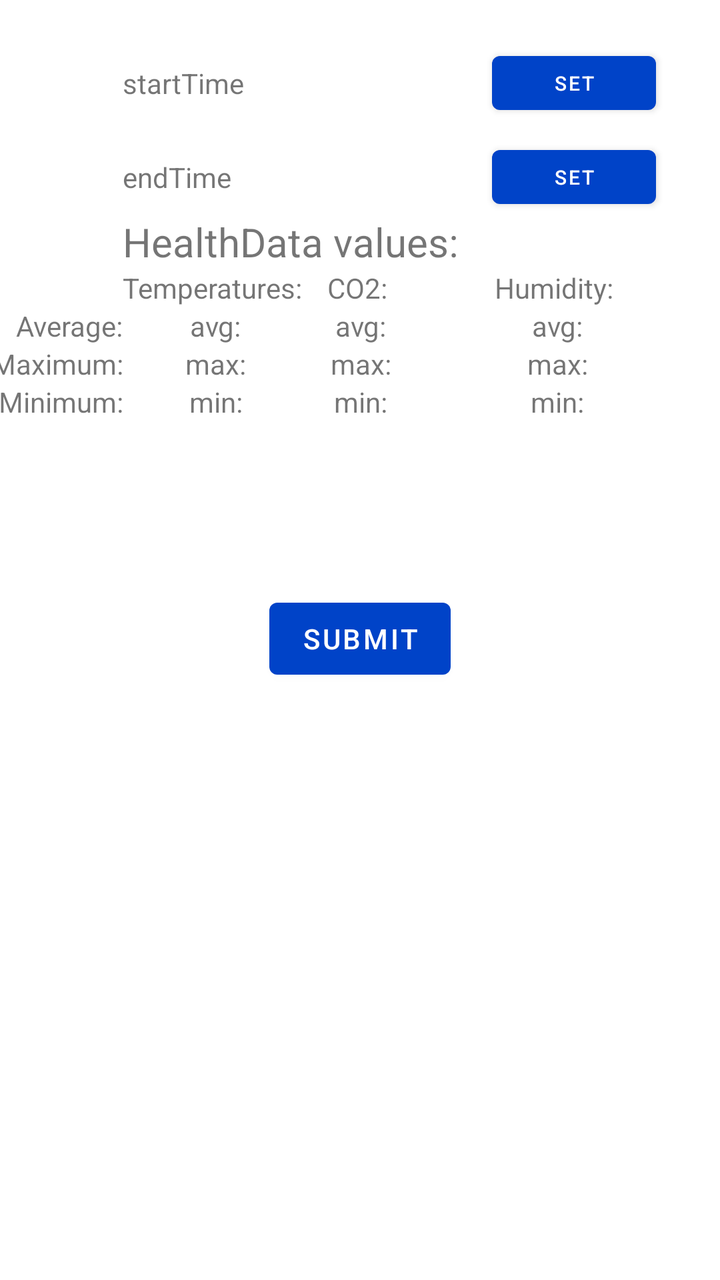
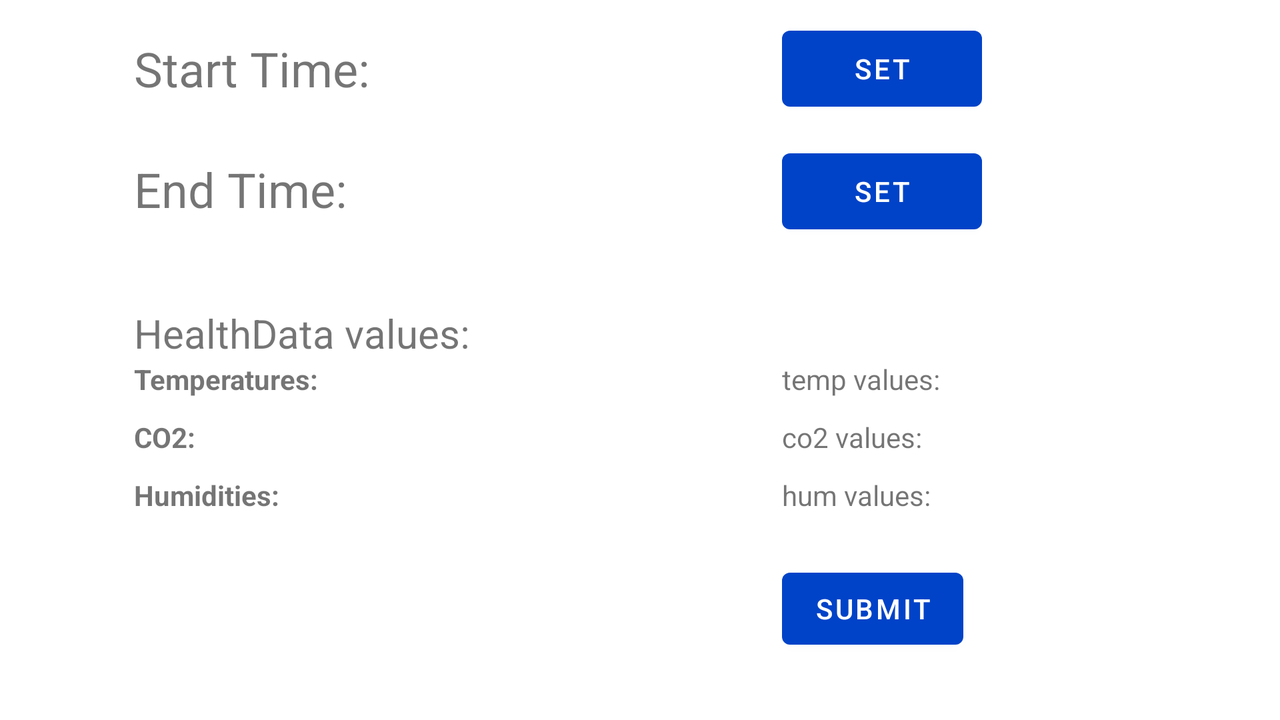

The same Android screen from two of the app's own layout files: first res/layout/ as a phone draws it, then the repository's variant for another configuration, drawn on a device whose configuration selects that folder. Both files follow.
<!-- AndroidManifest.xml: application theme Theme.SEP4_Android -->
<!-- res/layout/fragment_health_inspection.xml -->
<?xml version="1.0" encoding="utf-8"?>
<androidx.constraintlayout.widget.ConstraintLayout xmlns:android="http://schemas.android.com/apk/res/android"
    xmlns:app="http://schemas.android.com/apk/res-auto"
    xmlns:tools="http://schemas.android.com/tools"
    android:layout_width="match_parent"
    android:layout_height="match_parent"
    tools:context=".ui.healthInspection.HealthInspectionFragment">

    <TextView
        android:id="@+id/text_home"
        android:layout_width="match_parent"
        android:layout_height="wrap_content"
        android:layout_marginStart="8dp"
        android:layout_marginEnd="8dp"
        android:textAlignment="center"
        android:textSize="20sp"
        app:layout_constraintEnd_toEndOf="parent"
        app:layout_constraintStart_toStartOf="parent"
        app:layout_constraintTop_toBottomOf="@+id/btn_submit" />

    

    

    <Button
        android:id="@+id/btn_submit"
        android:layout_width="wrap_content"
        android:layout_height="wrap_content"
        android:text="submit"
        app:layout_constraintBottom_toBottomOf="parent"
        app:layout_constraintEnd_toEndOf="parent"
        app:layout_constraintStart_toStartOf="parent"
        app:layout_constraintTop_toTopOf="parent"
        app:layout_constraintVertical_bias="0.499" />

    <TextView
        android:id="@+id/tv_startTime"
        android:layout_width="wrap_content"
        android:layout_height="wrap_content"
        android:text="startTime"
        app:layout_constraintStart_toStartOf="@+id/firstVerticalLeft"
        app:layout_constraintTop_toTopOf="@+id/guideline11" />

    

    
    <TextView
        android:id="@+id/tv_endTime"
        android:layout_width="wrap_content"
        android:layout_height="wrap_content"
        android:layout_marginTop="28dp"
        android:text="endTime"
        app:layout_constraintStart_toStartOf="@+id/firstVerticalLeft"
        app:layout_constraintTop_toBottomOf="@+id/tv_startTime" />

    <TextView
        android:layout_width="wrap_content"
        android:layout_height="wrap_content"
        android:text="HealthData values: "
        android:textSize="20sp"
        app:layout_constraintBottom_toTopOf="@+id/firstHorizontalTop"
        app:layout_constraintStart_toStartOf="@+id/firstVerticalLeft" />


    
    <TextView
        android:id="@+id/textTemperature"
        android:layout_width="wrap_content"
        android:layout_height="wrap_content"
        android:text="Temperatures: "
        app:layout_constraintStart_toStartOf="@+id/firstVerticalLeft"
        app:layout_constraintTop_toTopOf="@+id/firstHorizontalTop" />

    <TextView
        android:id="@+id/textAverage"
        android:layout_width="wrap_content"
        android:layout_height="wrap_content"
        android:text="Average:"
        app:layout_constraintEnd_toStartOf="@+id/firstVerticalLeft"
        app:layout_constraintTop_toBottomOf="@+id/textTemperature" />

    

    <TextView
        android:id="@+id/tv_avgTemp"
        android:layout_width="wrap_content"
        android:layout_height="wrap_content"
        android:text="avg:"
        app:layout_constraintEnd_toEndOf="@+id/textTemperature"
        app:layout_constraintStart_toStartOf="@+id/textTemperature"
        app:layout_constraintTop_toTopOf="@+id/textAverage" />

    <TextView
        android:id="@+id/tv_avgCO2"
        android:layout_width="wrap_content"
        android:layout_height="wrap_content"
        android:text="avg:"
        app:layout_constraintEnd_toEndOf="@+id/textCO2"
        app:layout_constraintStart_toStartOf="@+id/textCO2"
        app:layout_constraintTop_toTopOf="@+id/textAverage" />

    <TextView
        android:id="@+id/tv_avgHumidity"
        android:layout_width="wrap_content"
        android:layout_height="wrap_content"
        android:text="avg:"
        app:layout_constraintEnd_toEndOf="@+id/textHumidity"
        app:layout_constraintStart_toStartOf="@+id/textHumidity"
        app:layout_constraintTop_toTopOf="@+id/textAverage" />

    <TextView
        android:id="@+id/tv_maxHumidity"
        android:layout_width="wrap_content"
        android:layout_height="wrap_content"
        android:text="max:"
        app:layout_constraintEnd_toEndOf="@+id/textHumidity"
        app:layout_constraintStart_toStartOf="@+id/textHumidity"
        app:layout_constraintTop_toBottomOf="@+id/textAverage" />

    <TextView
        android:id="@+id/tv_minHumidity"
        android:layout_width="wrap_content"
        android:layout_height="wrap_content"
        android:text="min:"
        app:layout_constraintEnd_toEndOf="@+id/textHumidity"
        app:layout_constraintStart_toStartOf="@+id/textHumidity"
        app:layout_constraintTop_toBottomOf="@+id/textMax" />

    <TextView
        android:id="@+id/tv_maxCO2"
        android:layout_width="wrap_content"
        android:layout_height="wrap_content"
        android:text="max:"
        app:layout_constraintEnd_toEndOf="@+id/textCO2"
        app:layout_constraintStart_toStartOf="@+id/textCO2"
        app:layout_constraintTop_toBottomOf="@+id/textAverage" />

    <TextView
        android:id="@+id/tv_minCO2"
        android:layout_width="wrap_content"
        android:layout_height="wrap_content"
        android:text="min:"
        app:layout_constraintEnd_toEndOf="@+id/textCO2"
        app:layout_constraintStart_toStartOf="@+id/textCO2"
        app:layout_constraintTop_toBottomOf="@+id/textMax" />

    <TextView
        android:id="@+id/tv_maxTemp"
        android:layout_width="wrap_content"
        android:layout_height="wrap_content"
        android:text="max:"
        app:layout_constraintEnd_toEndOf="@+id/textTemperature"
        app:layout_constraintStart_toStartOf="@+id/textTemperature"
        app:layout_constraintTop_toBottomOf="@+id/textAverage" />

    <TextView
        android:id="@+id/tv_minTemp"
        android:layout_width="wrap_content"
        android:layout_height="wrap_content"
        android:text="min:"
        app:layout_constraintEnd_toEndOf="@+id/textTemperature"
        app:layout_constraintStart_toStartOf="@+id/textTemperature"
        app:layout_constraintTop_toBottomOf="@+id/textMax" />

    <TextView
        android:id="@+id/textMax"
        android:layout_width="wrap_content"
        android:layout_height="wrap_content"
        android:text="Maximum:"
        app:layout_constraintEnd_toStartOf="@+id/firstVerticalLeft"
        app:layout_constraintTop_toBottomOf="@+id/textAverage" />

    <TextView
        android:id="@+id/textMinimum"
        android:layout_width="wrap_content"
        android:layout_height="wrap_content"
        android:text="Minimum:"
        app:layout_constraintEnd_toStartOf="@+id/firstVerticalLeft"
        app:layout_constraintTop_toBottomOf="@+id/textMax" />


    <TextView
        android:id="@+id/textCO2"
        android:layout_width="wrap_content"
        android:layout_height="wrap_content"
        android:text="CO2: "
        app:layout_constraintEnd_toStartOf="@+id/secondVerticalLeft"
        app:layout_constraintStart_toStartOf="@+id/secondVerticalLeft"
        app:layout_constraintTop_toTopOf="@+id/firstHorizontalTop" />


    


    
    <TextView
        android:id="@+id/textHumidity"
        android:layout_width="wrap_content"
        android:layout_height="wrap_content"
        android:text="Humidity: "
        app:layout_constraintEnd_toEndOf="parent"
        app:layout_constraintStart_toEndOf="@+id/textCO2"
        app:layout_constraintTop_toTopOf="@+id/firstHorizontalTop" />

    <androidx.constraintlayout.widget.Guideline
        android:id="@+id/firstVerticalLeft"
        android:layout_width="wrap_content"
        android:layout_height="wrap_content"
        android:orientation="vertical"
        app:layout_constraintGuide_percent="0.17" />

    <androidx.constraintlayout.widget.Guideline
        android:id="@+id/secondVerticalLeft"
        android:layout_width="wrap_content"
        android:layout_height="wrap_content"
        android:orientation="vertical"
        app:layout_constraintGuide_percent="0.50121653" />

    <androidx.constraintlayout.widget.Guideline
        android:id="@+id/firstHorizontalTop"
        android:layout_width="wrap_content"
        android:layout_height="wrap_content"
        android:orientation="horizontal"
        app:layout_constraintGuide_percent="0.21" />

    <androidx.constraintlayout.widget.Guideline
        android:id="@+id/guideline11"
        android:layout_width="wrap_content"
        android:layout_height="wrap_content"
        android:orientation="horizontal"
        app:layout_constraintGuide_percent="0.05" />

    <Button
        android:id="@+id/btn_endDate"
        android:layout_width="82dp"
        android:layout_height="39dp"
        android:layout_marginEnd="32dp"
        android:text="Set"
        android:textSize="10sp"
        app:layout_constraintBottom_toBottomOf="@+id/tv_endTime"
        app:layout_constraintEnd_toEndOf="parent"
        app:layout_constraintTop_toTopOf="@+id/tv_endTime"
        tools:ignore="TouchTargetSizeCheck" />

    <Button
        android:id="@+id/btn_startDate"
        android:layout_width="82dp"
        android:layout_height="39dp"
        android:layout_marginEnd="32dp"
        android:text="Set"
        android:textSize="10sp"
        app:layout_constraintBottom_toBottomOf="@+id/tv_startTime"
        app:layout_constraintEnd_toEndOf="parent"
        app:layout_constraintTop_toTopOf="@+id/tv_startTime"
        tools:ignore="TouchTargetSizeCheck" />

</androidx.constraintlayout.widget.ConstraintLayout>
<!-- resources referenced by this layout -->
<resources>
  <style name="Theme.SEP4_Android" parent="Theme.MaterialComponents.DayNight.DarkActionBar">
          
          <item name="colorPrimary">@color/blue_200</item>
          <item name="colorPrimaryVariant">@color/purple_700</item>
          <item name="colorOnPrimary">@color/white</item>
          
          <item name="colorSecondary">@color/teal_200</item>
          <item name="colorSecondaryVariant">@color/teal_700</item>
          <item name="colorOnSecondary">@color/black</item>
          
          <item name="android:statusBarColor" tools:targetApi="l">?attr/colorPrimaryVariant</item>
          
      </style>
  <color name="blue_200">#0043C8</color>
  <color name="purple_700">#FF3700B3</color>
  <color name="white">#FFFFFFFF</color>
  <color name="teal_200">#FF03DAC5</color>
  <color name="teal_700">#FF018786</color>
  <color name="black">#FF000000</color>
</resources>
<!-- res/layout-land/fragment_health_inspection.xml (the repository's variant of the layout above) -->
<!-- drawn on the phone turned sideways -->
<?xml version="1.0" encoding="utf-8"?>
<androidx.constraintlayout.widget.ConstraintLayout xmlns:android="http://schemas.android.com/apk/res/android"
    xmlns:app="http://schemas.android.com/apk/res-auto"
    xmlns:tools="http://schemas.android.com/tools"
    android:layout_width="match_parent"
    android:layout_height="match_parent"
    tools:context=".ui.healthInspection.HealthInspectionFragment">

    <TextView
        android:id="@+id/text_home"
        android:layout_width="match_parent"
        android:layout_height="wrap_content"
        android:layout_marginStart="8dp"
        android:layout_marginTop="8dp"
        android:layout_marginEnd="8dp"
        android:textAlignment="center"
        android:textSize="20sp"
        app:layout_constraintBottom_toBottomOf="parent"
        app:layout_constraintEnd_toEndOf="parent"
        app:layout_constraintStart_toStartOf="parent"
        app:layout_constraintTop_toTopOf="parent" />

    

    

    


    

    <Button
        android:id="@+id/btn_submit"
        android:layout_width="wrap_content"
        android:layout_height="wrap_content"
        android:text="submit"
        app:layout_constraintBottom_toBottomOf="parent"
        app:layout_constraintStart_toStartOf="@+id/secondVerticalLeft"
        app:layout_constraintTop_toTopOf="parent"
        app:layout_constraintVertical_bias="0.898" />

    <TextView
        android:id="@+id/tv_startTime"
        android:layout_width="wrap_content"
        android:layout_height="wrap_content"
        android:width="275dp"
        android:text="Start Time:"
        android:textSize="24sp"
        app:layout_constraintStart_toStartOf="@+id/firstVerticalLeft"
        app:layout_constraintTop_toTopOf="@+id/guideline11" />

    <TextView
        android:id="@+id/tv_endTime"
        android:layout_width="wrap_content"
        android:layout_height="wrap_content"
        android:layout_marginTop="28dp"
        android:width="275dp"
        android:text="End Time:"
        android:textSize="24sp"
        app:layout_constraintStart_toStartOf="@+id/firstVerticalLeft"
        app:layout_constraintTop_toBottomOf="@+id/tv_startTime" />

    <TextView
        android:layout_width="wrap_content"
        android:layout_height="wrap_content"
        android:text="HealthData values: "
        android:textSize="20sp"
        app:layout_constraintBottom_toTopOf="@+id/firstHorizontalTop"
        app:layout_constraintStart_toStartOf="@+id/firstVerticalLeft" />


    
    <TextView
        android:id="@+id/textTemperature"
        android:layout_width="wrap_content"
        android:layout_height="wrap_content"
        android:text="Temperatures: "
        android:textStyle="bold"
        app:layout_constraintStart_toStartOf="@+id/firstVerticalLeft"
        app:layout_constraintTop_toTopOf="@+id/firstHorizontalTop" />

    <TextView
        android:id="@+id/tv_temperatures"
        android:layout_width="wrap_content"
        android:layout_height="wrap_content"
        android:text="temp values: "
        app:layout_constraintStart_toStartOf="@+id/secondVerticalLeft"
        app:layout_constraintTop_toTopOf="@+id/textTemperature" />

    
    <TextView
        android:id="@+id/textCO2"
        android:layout_width="wrap_content"
        android:layout_height="wrap_content"
        android:layout_marginTop="10dp"
        android:text="CO2: "
        android:textStyle="bold"
        app:layout_constraintStart_toStartOf="@+id/firstVerticalLeft"
        app:layout_constraintTop_toBottomOf="@+id/textTemperature" />

    <TextView
        android:id="@+id/tv_co2"
        android:layout_width="wrap_content"
        android:layout_height="wrap_content"
        android:text="co2 values:"
        app:layout_constraintStart_toStartOf="@+id/secondVerticalLeft"
        app:layout_constraintTop_toTopOf="@+id/textCO2" />


    
    <TextView
        android:id="@+id/textHumidities"
        android:layout_width="wrap_content"
        android:layout_height="wrap_content"
        android:layout_marginTop="10dp"
        android:text="Humidities: "
        android:textStyle="bold"
        app:layout_constraintStart_toStartOf="@+id/firstVerticalLeft"
        app:layout_constraintTop_toBottomOf="@+id/textCO2" />

    <TextView
        android:id="@+id/tv_humidity"
        android:layout_width="wrap_content"
        android:layout_height="wrap_content"
        android:text="hum values: "
        app:layout_constraintStart_toStartOf="@+id/secondVerticalLeft"
        app:layout_constraintTop_toTopOf="@+id/textHumidities" />


    
    <androidx.constraintlayout.widget.Guideline
        android:id="@+id/firstVerticalLeft"
        android:layout_width="wrap_content"
        android:layout_height="wrap_content"
        android:orientation="vertical"
        app:layout_constraintGuide_percent="0.10462287" />

    <androidx.constraintlayout.widget.Guideline
        android:id="@+id/secondVerticalLeft"
        android:layout_width="wrap_content"
        android:layout_height="wrap_content"
        android:orientation="vertical"
        app:layout_constraintGuide_begin="391dp" />

    <androidx.constraintlayout.widget.Guideline
        android:id="@+id/firstHorizontalTop"
        android:layout_width="wrap_content"
        android:layout_height="wrap_content"
        android:orientation="horizontal"
        app:layout_constraintGuide_percent="0.5" />

    <androidx.constraintlayout.widget.Guideline
        android:id="@+id/guideline11"
        android:layout_width="wrap_content"
        android:layout_height="wrap_content"
        android:orientation="horizontal"
        app:layout_constraintGuide_percent="0.05" />

    <Button
        android:id="@+id/btn_endDate"
        android:layout_width="100dp"
        android:layout_height="50dp"
        android:text="SET"
        android:textSize="14sp"
        app:layout_constraintBottom_toBottomOf="@+id/tv_endTime"
        app:layout_constraintStart_toStartOf="@+id/secondVerticalLeft"
        app:layout_constraintTop_toTopOf="@+id/tv_endTime"
        app:layout_constraintVertical_bias="0.444"
        tools:ignore="TouchTargetSizeCheck" />

    <Button
        android:id="@+id/btn_startDate"
        android:layout_width="100dp"
        android:layout_height="50dp"
        android:text="SET"
        android:textSize="14sp"
        app:layout_constraintBottom_toBottomOf="@+id/tv_startTime"
        app:layout_constraintStart_toStartOf="@+id/secondVerticalLeft"
        app:layout_constraintTop_toTopOf="@+id/tv_startTime"
        tools:ignore="TouchTargetSizeCheck" />

</androidx.constraintlayout.widget.ConstraintLayout>
